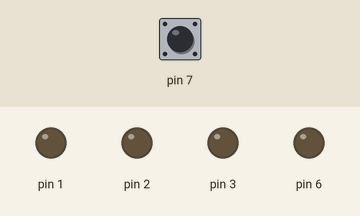
This sketch was run on a simulated Arduino Uno, built with avr-gcc and run on an emulated ATmega328P. On the bench: output pins drawn as LEDs (lit = HIGH). Inputs (shaded band) come from the test bench; at power-on: pin 7 LOW.

Above: at 1.2 s.
1.3 s: pin 7 driven HIGH
At 2.5 s:
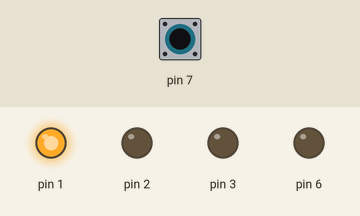
2.8 s: pin 7 pulsed LOW 5 times (0.12 s each, 0.3 s apart)
At 5.4 s:
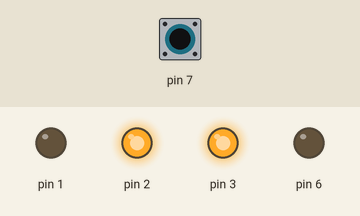
5.8 s: pin 7 pulsed LOW 2 times (0.12 s each, 0.3 s apart)
At 6.07 s:
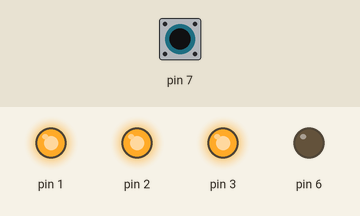
Timing chart, 0 to 8.8 s (numbered marks = the images above; inputs shaded):
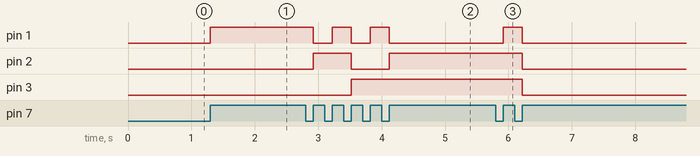

The sketch:

tinkercad_code.ino
```cpp
// C++ code
//
void setup()
{
  pinMode(PIN1, OUTPUT);
  pinMode(PIN2, OUTPUT);
  pinMode(PIN3, OUTPUT);
  pinMode(PIN6, OUTPUT);
  pinMode(PIN7, INPUT);
}

void loop()
{
  static int mode = 0;
  static bool pressed = false;
  if (digitalRead(PIN7) == HIGH && !pressed)
  {
    pressed = true;
    if (mode==7)
    {
      mode=0;
    }
    else if (mode!=7)
    {
      mode=mode+1;
    }

  }
  else if (digitalRead(PIN7) == LOW)
	{
   	 	pressed = false;      // reset when button released
	}
  switch (mode)
  { case 0:
      digitalWrite(PIN1, LOW);
      digitalWrite(PIN2, LOW);
      digitalWrite(PIN3, LOW);
   break;
    case 1:
      digitalWrite(PIN1, HIGH);
      digitalWrite(PIN2, LOW);
      digitalWrite(PIN3, LOW);
   break;
    case 2:
      digitalWrite(PIN1, LOW);
      digitalWrite(PIN2, HIGH);
      digitalWrite(PIN3, LOW);
   break;
    case 3:
      digitalWrite(PIN1, HIGH);
      digitalWrite(PIN2, HIGH);
      digitalWrite(PIN3, LOW);
   break;
 	case 4:
      digitalWrite(PIN1, LOW);
      digitalWrite(PIN2, LOW);
      digitalWrite(PIN3, HIGH);
   break;
    case 5:
      digitalWrite(PIN1, HIGH);
      digitalWrite(PIN2, LOW);
      digitalWrite(PIN3, HIGH);
   break;
    case 6:
      digitalWrite(PIN1, LOW);
      digitalWrite(PIN2, HIGH);
      digitalWrite(PIN3, HIGH);
  	break;
    case 7:
      digitalWrite(PIN1, HIGH);
      digitalWrite(PIN2, HIGH);
      digitalWrite(PIN3, HIGH);
  	break;
  }

  //digitalWrite(PIN1, HIGH);
  //delay(1000); // Wait for 1000 millisecond(s)
  //digitalWrite(PIN2, HIGH);
  //delay(1000); // Wait for 1000 millisecond(s)
  //digitalWrite(PIN3, HIGH);
  //delay(1000); // Wait for 1000 millisecond(s)
  //digitalWrite(PIN1, LOW);
  //delay(1000); // Wait for 1000 millisecond(s)
  //digitalWrite(PIN2, LOW);
  //delay(1000); // Wait for 1000 millisecond(s)
  //digitalWrite(PIN3, LOW);
  //delay(1000); // Wait for 1000 millisecond(s)
}
```

Measured:
- after the input at 1.3 s, pin 1: LOW → HIGH at once
- after the input at 2.8 s, pin 1: alternates HIGH for 0.30 s and LOW for 0.30 s, 5 changes in all, then stays LOW, starting after 0.12 s; pin 2: LOW → HIGH after 0.12 s, → LOW 0.60 s later, → HIGH 0.60 s later; pin 3: LOW → HIGH after 0.72 s
- after the input at 5.8 s, pin 1: LOW → HIGH after 0.12 s, → LOW 0.30 s later; pin 2, pin 3: HIGH → LOW after 0.42 s
